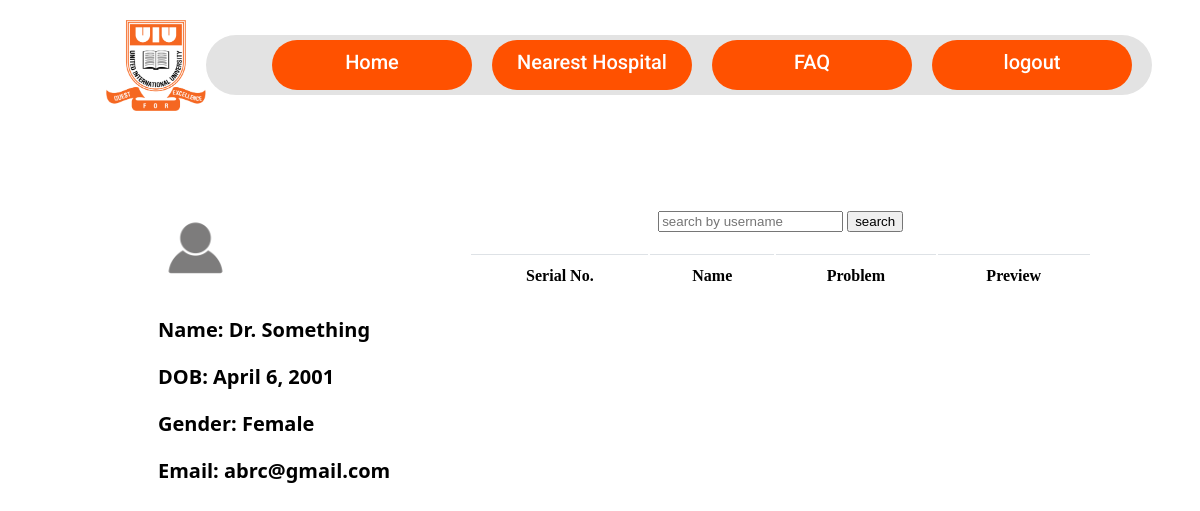
The app's page /doctor/ (signed in) with its own data.
### Users/models.py (models this page shows, shortened)
class Person(models.Model):
    class UserType(models.TextChoices):
        PATIENT = 'Patient', 'Patient'
        DOCTOR = 'Doctor', 'Doctor'
    class Dpartments(models.TextChoices):
        CSE = 'CSE', 'Computer Science & Engineering'
        EEE = 'EEE', 'Electrial & Electronics Engineering'
        CE = 'CE', 'Civil  Engineering'
        DS = 'DS', 'Data Science and Analytics'
        AD = 'AD', 'Admin'
    class Gender(models.TextChoices):
        MALE = 'Male', 'Male'
        FEMALE = 'Female', 'Female'
    username = models.CharField(max_length=100, unique=True, primary_key=True)
    password = models.CharField(max_length=50)
    first_name = models.CharField(max_length=30)
    last_name = models.CharField(max_length=30)
    email = models.EmailField(unique=True,null=True)
    userprofileimage = models.ImageField(upload_to="profile")
    dob = models.DateField(null=True, blank=True)
    department = models.CharField(max_length=4, choices=Dpartments.choices)
    usertype  = models.CharField(max_length=7, choices=UserType.choices)
    gender = models.CharField(max_length=7, choices=Gender.choices)

### doctor/views.py (the view)
# urls.py: path('', doctor_home, name='doctor-home'),
def doctor_home(request):
    if not request.session.get('username'):
        return redirect('index')
    appointments = Appointment.objects.filter(status=True).order_by('appointment_date')
    person = Person.objects.get(username=request.session.get('username'))
    return render(request, 'doctor-home.html',context={"person":person, "appointments": appointments})

### doctor/templates/doctor-home.html (shortened to what this page needs)
{% extends "base.html" %}
{% block css %}
    {% load static %}
    {% load django_template_maths %}
    <link rel="stylesheet" href="{% static 'doctor.css' %}">
{% endblock %}
{% block content %}
<div class="body-content">
    <div class="left-side">
        <img src="/media/{{person.userprofileimage}}" alt="">
        <p>Name: {{ person.first_name}} {{person.last_name }}</p>
        <p>DOB: {{ person.dob }}</p>
        <p>Gender: {{ person.gender }}</p>
        <p>Email: {{ person.email }}</p>
    </div>
    <div class="right-side">
        <div class="search">
            <form action="{% url "search" %}" method="POST">
                <input type="text" placeholder="search by username" name="username">
                <button type="submit" class="search-button">search</button>
            </form>
        </div>
        <div class="appoint-list">
            <table class="table">
                <tr>
                    <th scope="col">Serial No.</th>
                    <th scope="col">Name</th>
                    <th scope="col">Problem</th>
                    <th scope="col">Preview</th>
                </tr>
            </table>
        </div>
    </div>
</div>
{% endblock content %}

### doctor/static/doctor.css (style rules this page uses)
.body-content { display: flex; flex-direction: row; margin-left: 150px; margin-right: 100px; margin-top: 100px; }
.left-side { flex: 1; display: flex; flex-direction: column; }
.right-side { flex: 2; display: flex; flex-direction: column }
.left-side img { border-radius: 100px; width: 24%; margin-bottom: 30px; }
.left-side p { margin-top: 0; margin-left: 0; font-size: 20px; font-family: system-ui, -apple-system, BlinkMacSystemFont, 'Segoe UI', Roboto, Oxygen, Ubuntu, Cantarell, 'Open Sans', 'Helvetica Neue', sans-serif; font-weight: 700; }
.table { width:100%; max-width:100%; margin-bottom:1rem; background-color:transparent }
.table td,.table th { padding:.75rem; vertical-align:top; border-top:1px solid #dee2e6 }
.search { display: flex; justify-content: center; margin-bottom: 20px; }

### records on screen
Person: userprofileimage (placeholder picture), first_name "Dr.", last_name "Something", dob "April 6, 2001", gender "Female", email "abrc@gmail.com"
